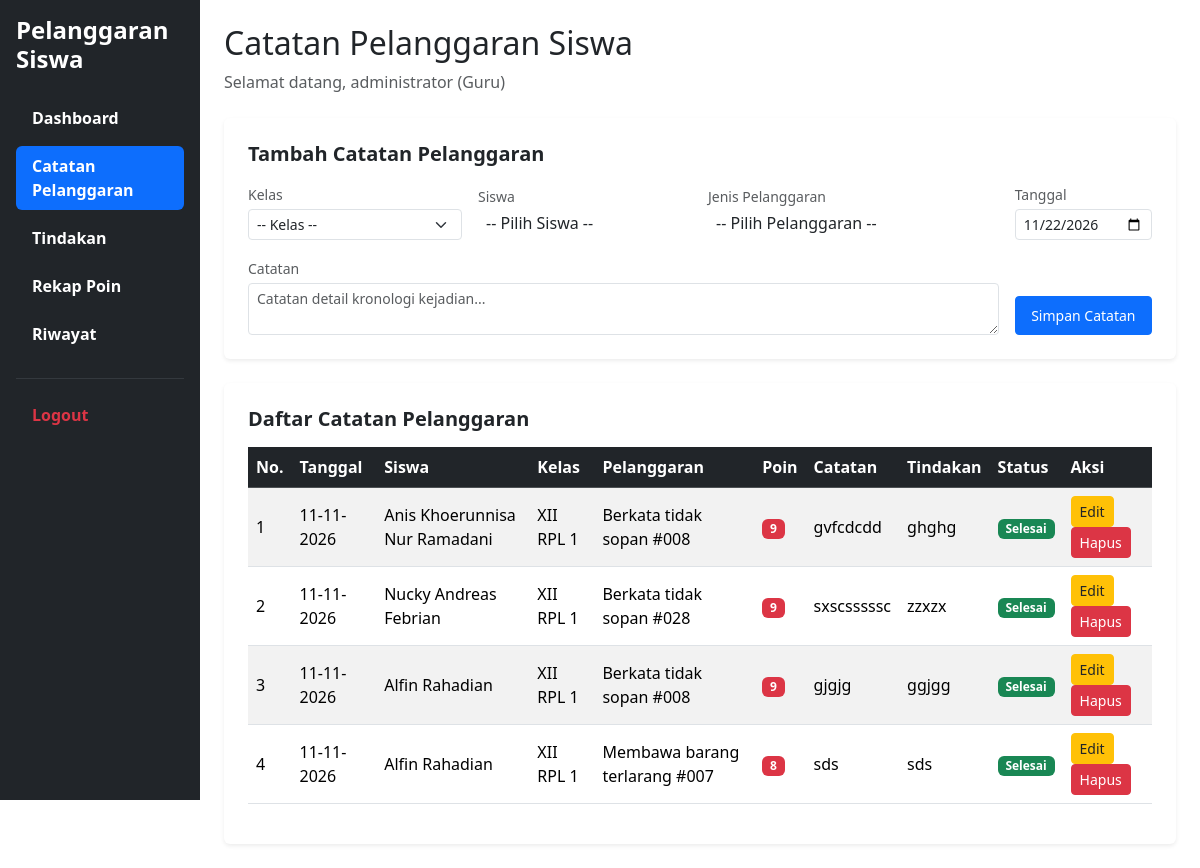
The page /catatan_pelanggaran.php (signed in) on the database as committed earlier.
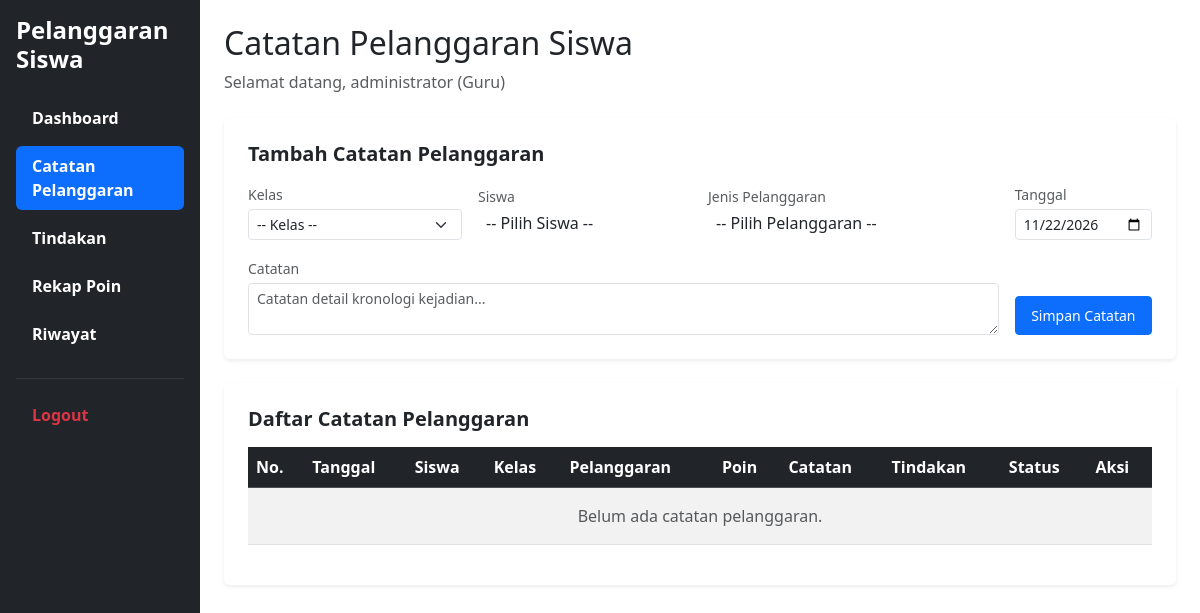
The same page on the database as committed later.
### tables this page shows
CREATE TABLE `t_pelanggaran_siswa` (
  `id` int(11) NOT NULL,
  `tahun_ajaran_id` int(11) DEFAULT NULL,
  `siswa_id` int(11) DEFAULT NULL,
  `nama_siswa` varchar(150) NOT NULL,
  `kelas_id` int(11) DEFAULT NULL,
  `nama_kelas` varchar(100) NOT NULL,
  `pelanggaran_id` int(11) DEFAULT NULL,
  `nama_pelanggaran` varchar(150) NOT NULL,
  `pelanggaran_kategori_id` int(11) DEFAULT NULL,
  `guru_id` int(11) DEFAULT NULL,
  `nama_guru` varchar(150) NOT NULL,
  `tanggal` date DEFAULT NULL,
  `keterangan` text NOT NULL,
  `poin` int(11) NOT NULL,
  `tindakan` text NOT NULL,
  `status` varchar(30) NOT NULL,
  `created_at` timestamp NOT NULL DEFAULT current_timestamp(),
  `updated_at` timestamp NOT NULL DEFAULT current_timestamp()
);

### catatan_pelanggaran.php (the view, shortened to what the changed rows need)
<?php
require_once 'config/koneksi.php';
if (!function_exists('e')) {
    function e($data) {
        return htmlspecialchars((string)($data ?? ''), ENT_QUOTES, 'UTF-8');
    }
}
$koneksi = $conn ?? $koneksi ?? null;
$tahunQuery = $koneksi->query("SELECT id FROM t_tahun_ajaran WHERE status_aktif = 1 LIMIT 1");
$tahunData = $tahunQuery ? $tahunQuery->fetch_assoc() : null;
$tahun_id = $tahunData ? (int)$tahunData['id'] : 1;
$riwayatList = $koneksi->query(
    "SELECT ps.*,
            COALESCE(k.nama, ps.nama_kelas, '-') AS nama_kelas_fix,
            COALESCE(p.nama, ps.nama_pelanggaran, '-') AS nama_pelanggaran_fix
     FROM t_pelanggaran_siswa ps
     LEFT JOIN t_kelas k ON k.id = ps.kelas_id
     LEFT JOIN t_pelanggaran p ON p.id = ps.pelanggaran_id
     WHERE ps.tahun_ajaran_id = $tahun_id
     ORDER BY ps.id DESC"
);
?>
<!DOCTYPE html>
<html lang="id">
<head>
    <link href="https://cdn.jsdelivr.net/npm/bootstrap@5.3.8/dist/css/bootstrap.min.css" rel="stylesheet">
    <link href="https://cdn.jsdelivr.net/npm/select2@4.1.0-rc.0/dist/css/select2.min.css" rel="stylesheet" />
    <link rel="stylesheet" href="https://cdn.jsdelivr.net/npm/select2-bootstrap-5-theme@1.3.0/dist/select2-bootstrap-5-theme.min.css" />
</head>
<body>
<div class="container-fluid">
    <div class="row">
        <main class="col-md-9 col-lg-10 p-4">
            <h2>Catatan Pelanggaran Siswa</h2>
            <div class="card shadow-sm border-0 p-4">
                <div class="table-responsive">
                    <table class="table table-striped table-hover align-middle">
                        <thead class="table-dark">
                            <tr>
                                <th>No.</th>
                                <th>Tanggal</th>
                                <th>Siswa</th>
                                <th>Kelas</th>
                                <th>Pelanggaran</th>
                                <th>Poin</th>
                                <th>Catatan</th>
                                <th>Tindakan</th>
                                <th>Status</th>
                                <th>Aksi</th>
                            </tr>
                        </thead>
                        <tbody>
                            <?php if ($riwayatList && $riwayatList->num_rows > 0): ?>
                                <?php $no = 1; while ($row = $riwayatList->fetch_assoc()): ?>
                                    <tr>
                                        <td><?= $no++ ?></td>
                                        <td><?= !empty($row['tanggal']) ? e(date('d-m-Y', strtotime($row['tanggal']))) : '-' ?></td>
                                        <td><?= e($row['nama_siswa']) ?></td>
                                        <td><?= e($row['nama_kelas_fix']) ?></td>
                                        <td><?= e($row['nama_pelanggaran_fix']) ?></td>
                                        <td><span class="badge bg-danger"><?= (int)$row['poin'] ?></span></td>
                                        <td><?= e($row['keterangan']) ?></td>
                                        <td><?= e($row['tindakan']) ?></td>
                                        <td>
                                            <?php
                                                $st = strtolower($row['status']);
                                                $badgeClass = 'bg-secondary';
                                                if ($st === 'selesai') $badgeClass = 'bg-success';
                                                elseif ($st === 'diproses') $badgeClass = 'bg-warning text-dark';
                                                elseif ($st === 'tercatat') $badgeClass = 'bg-info text-dark';
                                            ?>
                                            <span class="badge <?= $badgeClass ?>"><?= e(ucfirst($row['status'])) ?></span>
                                        </td>
                                        <td>
                                            <a href="edit_catatan_pelanggaran.php?id=<?= (int)$row['id'] ?>" class="btn btn-warning btn-sm text-dark">Edit</a>
                                            <a href="hapus_catatan_pelanggaran.php?id=<?= (int)$row['id'] ?>" class="btn btn-danger btn-sm" onclick="return confirm('Yakin ingin menghapus catatan ini?')">Hapus</a>
                                        </td>
                                    </tr>
                                <?php endwhile; ?>
                            <?php else: ?>
                                <tr>
                                    <td colspan="10" class="text-center text-muted py-3">Belum ada catatan pelanggaran.</td>
                                </tr>
                            <?php endif; ?>
                        </tbody>
                    </table>
                </div>
            </div>
        </main>
    </div>
</div>
</body>
</html>

Rows that differ between the two databases and show on the page:
removed t_pelanggaran_siswa: tanggal "11-11-2026", nama_siswa "Anis Khoerunnisa Nur Ramadani", nama_kelas_fix "XII RPL 1", nama_pelanggaran_fix "Berkata tidak sopan #008", poin "9", keterangan "gvfcdcdd", tindakan "ghghg", status "Selesai"
removed t_pelanggaran_siswa: tanggal "11-11-2026", nama_siswa "Nucky Andreas Febrian", nama_kelas_fix "XII RPL 1", nama_pelanggaran_fix "Berkata tidak sopan #028", poin "9", keterangan "sxscsssssc", tindakan "zzxzx", status "Selesai"
removed t_pelanggaran_siswa: tanggal "11-11-2026", nama_siswa "Alfin Rahadian", nama_kelas_fix "XII RPL 1", nama_pelanggaran_fix "Berkata tidak sopan #008", poin "9", keterangan "gjgjg", tindakan "ggjgg", status "Selesai"
removed t_pelanggaran_siswa: tanggal "11-11-2026", nama_siswa "Alfin Rahadian", nama_kelas_fix "XII RPL 1", nama_pelanggaran_fix "Membawa barang terlarang #007", poin "8", keterangan "sds", tindakan "sds", status "Selesai"
Other text that changed with them:
text now shown: "Belum ada catatan pelanggaran."
